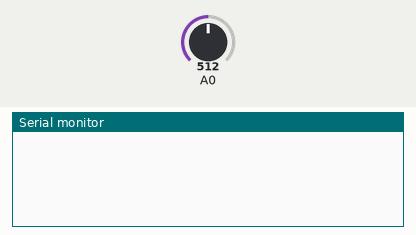
Recording of a sketch running on a simulated Arduino Uno, built with avr-gcc and run on an emulated ATmega328P. Parts: the last lines printed to the serial monitor. The inputs (shaded band) are chosen by the test bench; at power-on: A0 = 512.

Above: at 1.2 s.
1.3 s: A0 set to 716
At 1.7 s:
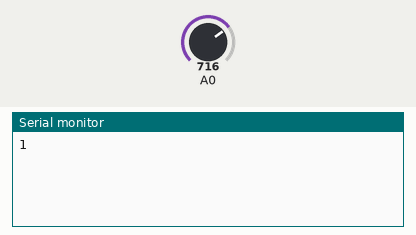
2.8 s: A0 set to 511
At 4.7 s:
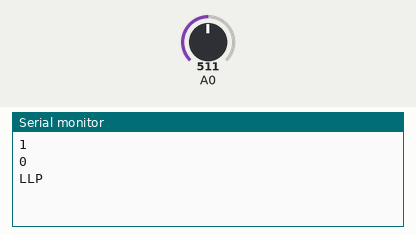

The sketch:

SipNPuff_Example.ino
```cpp
#include <SipPuff.h>

SipPuff sip(0);							// create sip/puff object on pin A0

int8_t oldState = 0;

void setup() {
	Serial.begin(9600);					// Open a new serial connection to PC

	sip.setNominalPressure();				// Calibrate the pressure to atmospheric


											//**** CONFIGURATION VARIABLES - Change as necessary for your project/user. Defaults are below:

	sip.deadZone = 10;  //"Deadzone" around nominal pressure state where changes are ignored. Increase for noisy signals
	sip.debounceTime = 80;  //Debouncing time (ms), used in tandem with deadZone to help filter noisy signals
	sip.multiStateTime = 750; //Maximum "wait time" for additional inputs before pattern is finalized
	sip.longStateTime = 500; //Minimum hold time for a Sip/Puff to register as a "LP/LS"

}

void loop() {

	sip.update();							// update the sip and puff detection function. CALL EVERY LOOP

	if (sip.finalPattern != "")			// if a Pattern is detected, print the output.
		Serial.println(sip.finalPattern);

	// For "continuous" operation, use the sip.active variable to get the real time state (-1 = active sip, 1 = active puff)

	if (sip.active != oldState)
		Serial.println(sip.active);

	oldState = sip.active;
}
```

Measured:
- after the input at 1.3 s, the serial monitor: prints a new line after 0.08 s (image 1)
- after the input at 2.8 s, the serial monitor: prints a new line after 0.08 s (image 2)
